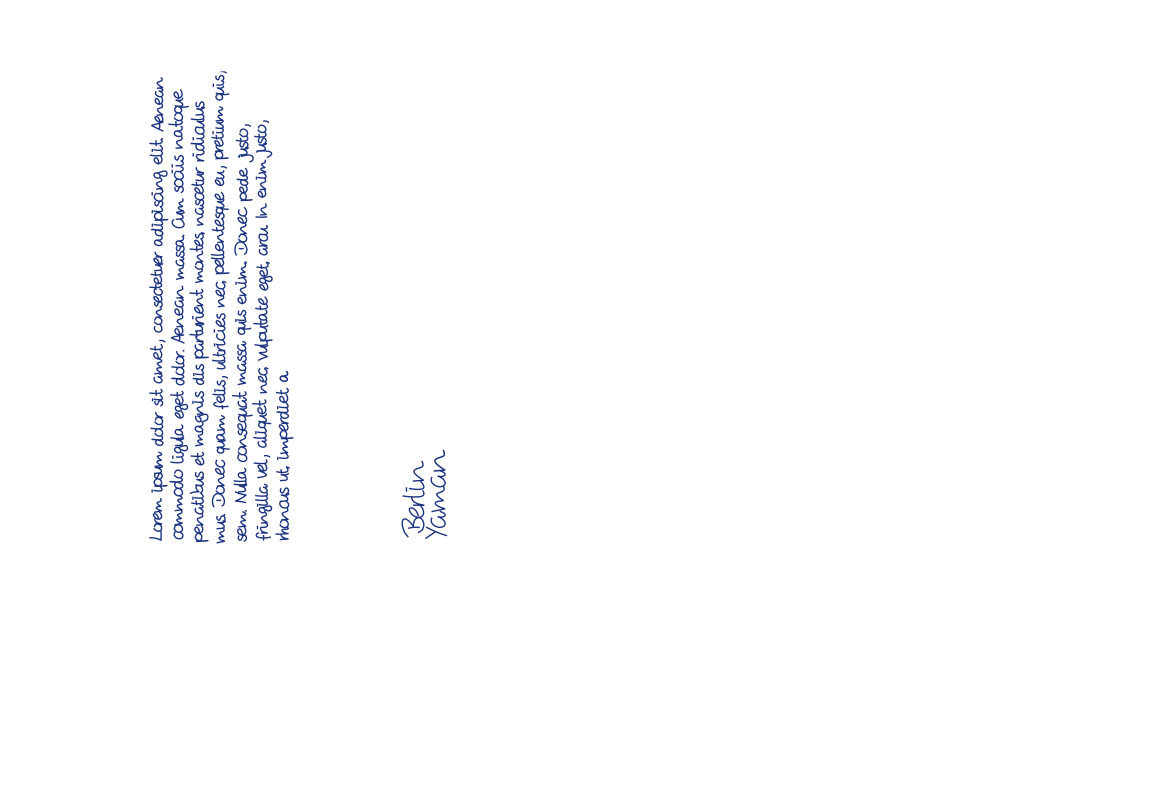
#> input picture ml_model/models/dummy_training/A4-test.png, 3507 x 2395 px (shown at 1/3 size)
$ python -i build_ml_processing_dataset.py   (imports and definitions only)
#> lines starting #> are read from the running program, lines starting #| are printed output that depends on the picture; after the words box and inside, x2 and y2 are one past the last pixel; in counts of white or black regions, pixels touching at a corner belong together
#> further down, picture is the input picture: shape (2395, 3507, 3); mean B, G, R 253.5, 252.6, 252.4
# python build_ml_processing_dataset.py /absolute/path/to/ROOT_DIR
# or edit ROOT_DIR at the top, then:
# python build_ml_processing_dataset.py

import csv
import re
import sys
from pathlib import Path

import cv2
import numpy as np


# ============================================
# Configure: default root directory to scan
# (you can also pass it on the CLI)
# ============================================
ROOT_DIR = Path("/path/to/your/data/root")   # <-- change me or pass as argv[1]


# ============================================
# Geometry / pipeline params
# ============================================
CARD_HEIGHT_MM = 222.5
DIGITAL_TOP_CROP_MM = 7.0


# ============================================
# Output helpers
# ============================================
# [4 lines left out: function get_out_root, not called in this run]

num_png_re = re.compile(r"^(\d+)\.png$", re.IGNORECASE)

# [16 lines left out: function next_sequential_number, not called in this run]


# ============================================
# Image / vision utils
# ============================================
def detect_card_bbox(image_bgr):
    """Find a large, single card-like blob and return x,y,w,h."""
    gray = cv2.cvtColor(image_bgr, cv2.COLOR_BGR2GRAY)
    blur = cv2.GaussianBlur(gray, (5, 5), 0)
    _, mask = cv2.threshold(blur, 0, 255, cv2.THRESH_BINARY + cv2.THRESH_OTSU)
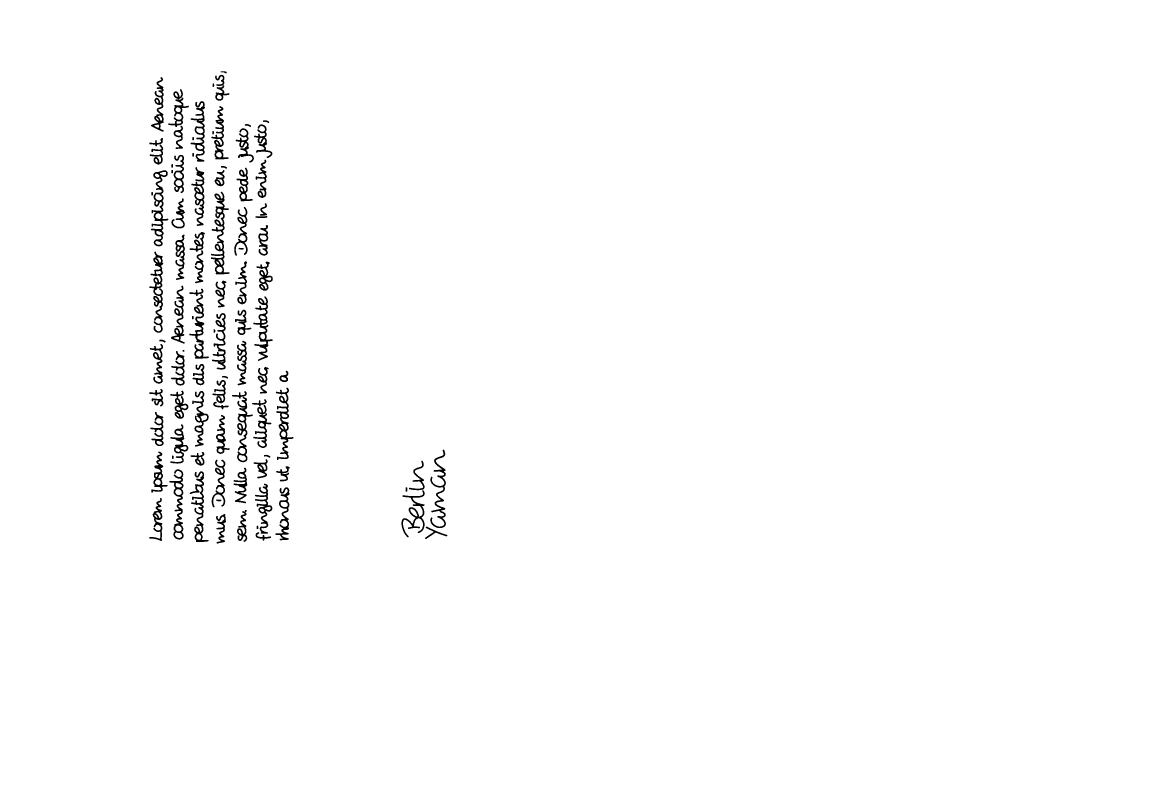
#> mask: shape (2395, 3507) (shown at 1/3 size); 98.7% white; 93 black regions, largest, box (x1, y1, x2, y2) and area: (633, 575, 689, 823) 3916, (448, 755, 490, 998) 3420, (453, 511, 505, 739) 3379
    mask = cv2.morphologyEx(mask, cv2.MORPH_CLOSE, np.ones((13, 13), np.uint8))
#> mask: shape (2395, 3507); every value is 255
    contours, _ = cv2.findContours(mask, cv2.RETR_EXTERNAL, cv2.CHAIN_APPROX_SIMPLE)
#> contours = [[[0, 0], [0, 2394], [3506, 2394], [3506, 0]]]
    if not contours:
        return None
    largest = max(contours, key=cv2.contourArea)
#> largest = [[0, 0], [0, 2394], [3506, 2394], [3506, 0]]
    return cv2.boundingRect(largest)  # (x, y, w, h)


def crop_to_bbox(image, bbox):
    x, y, w, h = bbox
    return image[y:y + h, x:x + w]


# [54 lines left out: functions diff1_subtraction, crop_digital_top_mm, align_digital_to_diff1_orb, not called in this run]


# ============================================
# Filename patterns and discovery
# ============================================
re_blank   = re.compile(r"^blank_(\d+)\.png$", re.IGNORECASE)
re_digital = re.compile(r"^digital_(\d+)\.png$", re.IGNORECASE)
# written_*_classname.png -> capture index and label (label is last underscore token)
re_written = re.compile(r"^written_(\d+)_([A-Za-z0-9\-]+)\.png$", re.IGNORECASE)

def index_of_blank(p: Path):
    m = re_blank.match(p.name)
    return m.group(1) if m else None

# [5 lines left out: function index_and_label_of_written, not called in this run]

def index_of_digital(p: Path):
    m = re_digital.match(p.name)
    return m.group(1) if m else None


# [122 lines left out: functions find_triplets_in_dir, process_triplet, main, not called in this run]


# [2 lines not run here, left out]

>>> import cv2
>>> picture = cv2.imread('../ml_model/models/dummy_training/A4-test.png')
>>> result = detect_card_bbox(picture)
#> result = (0, 0, 3507, 2395)

$ run again, on ml_model/models/dummy_training/dl_karte.png
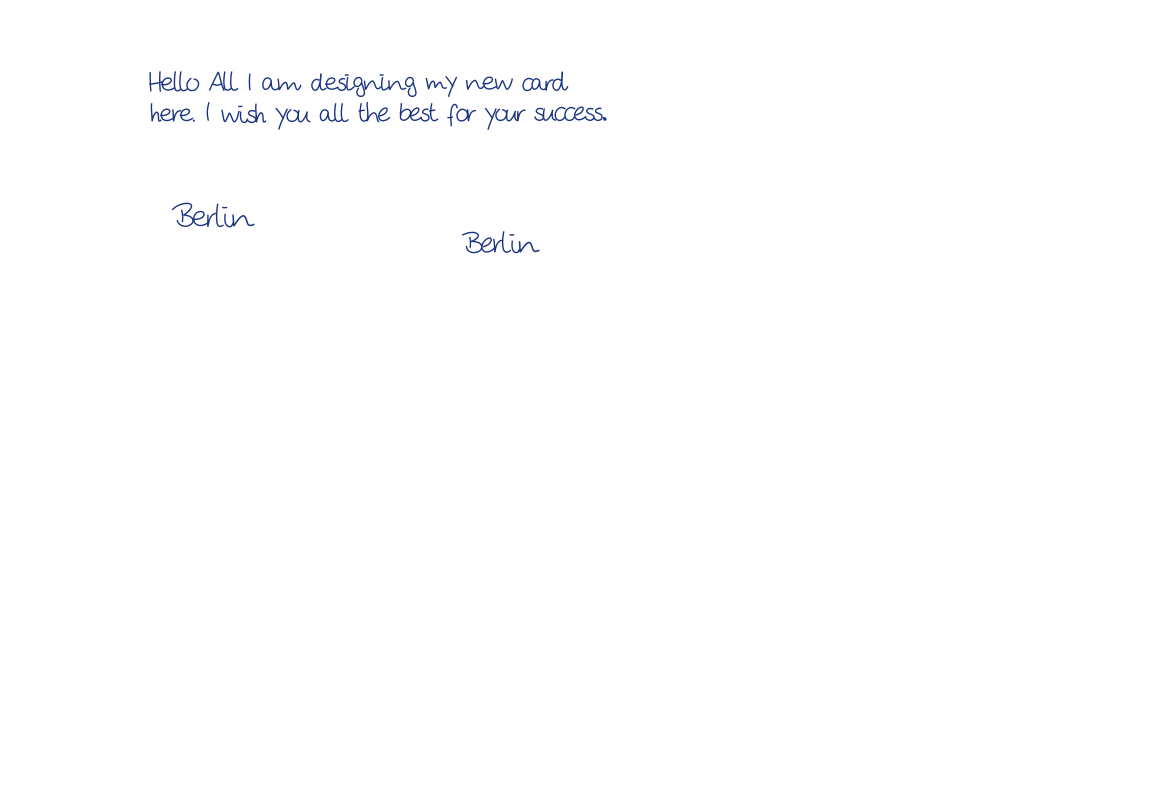
#> input picture ml_model/models/dummy_training/dl_karte.png, 3507 x 2395 px (shown at 1/3 size)
#> picture is the input picture: shape (2395, 3507, 3); mean B, G, R 254.5, 254.2, 254.1
#> in detect_card_bbox, `_, mask = cv2.threshold(blur, 0, 255, cv2.THRESH_BINARY + cv2.THRESH_O..`:
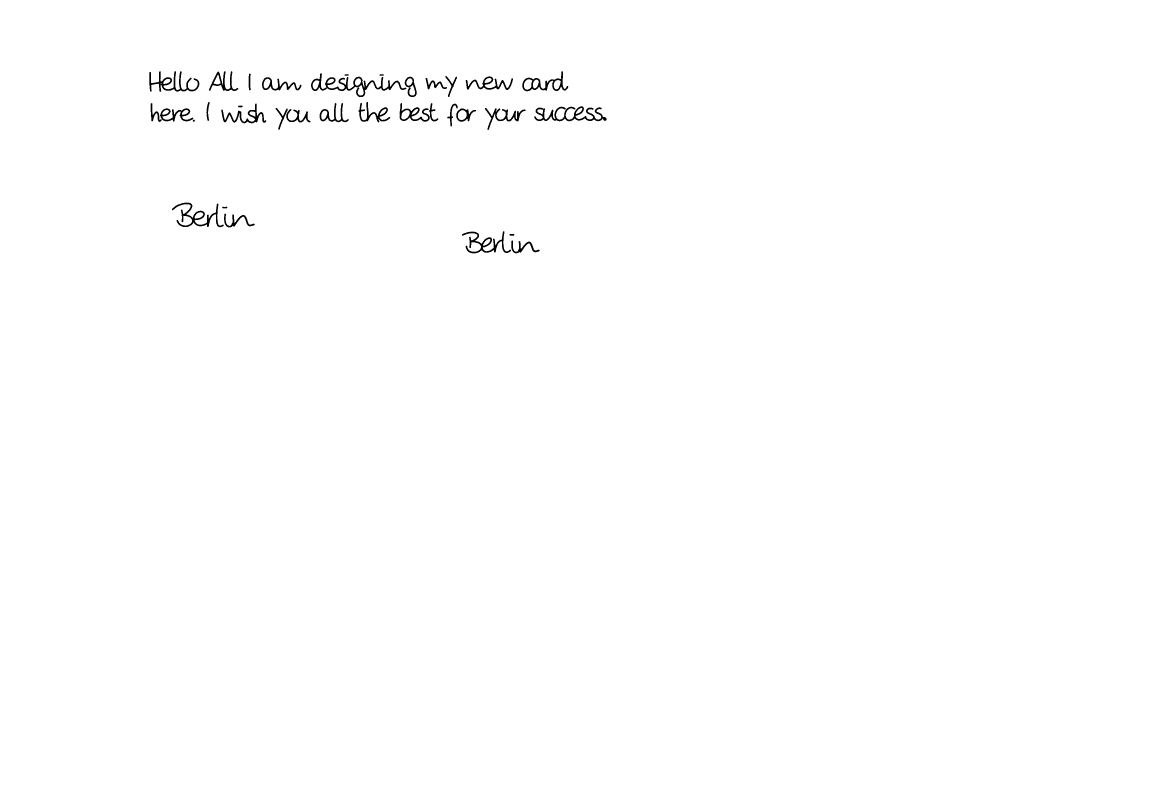
#> mask: shape (2395, 3507) (shown at 1/3 size); 99.5% white; 34 black regions, largest, box (x1, y1, x2, y2) and area: (933, 220, 1219, 291) 3970, (1603, 319, 1820, 364) 3240, (516, 608, 671, 682) 2572
#> contours = [[[0, 0], [0, 2394], [3506, 2394], [3506, 0]]]
#> largest = [[0, 0], [0, 2394], [3506, 2394], [3506, 0]]
#> result = (0, 0, 3507, 2395)
